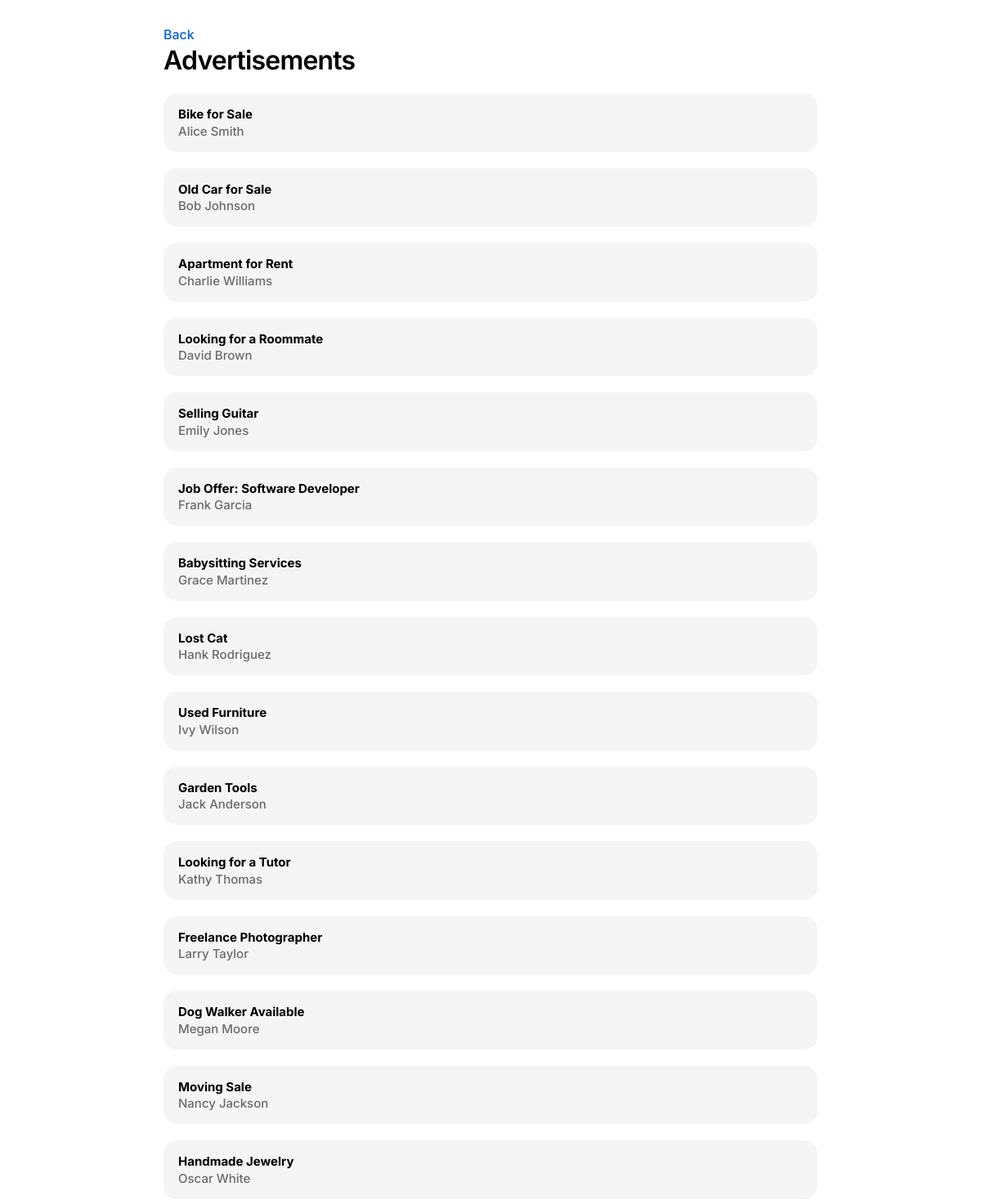
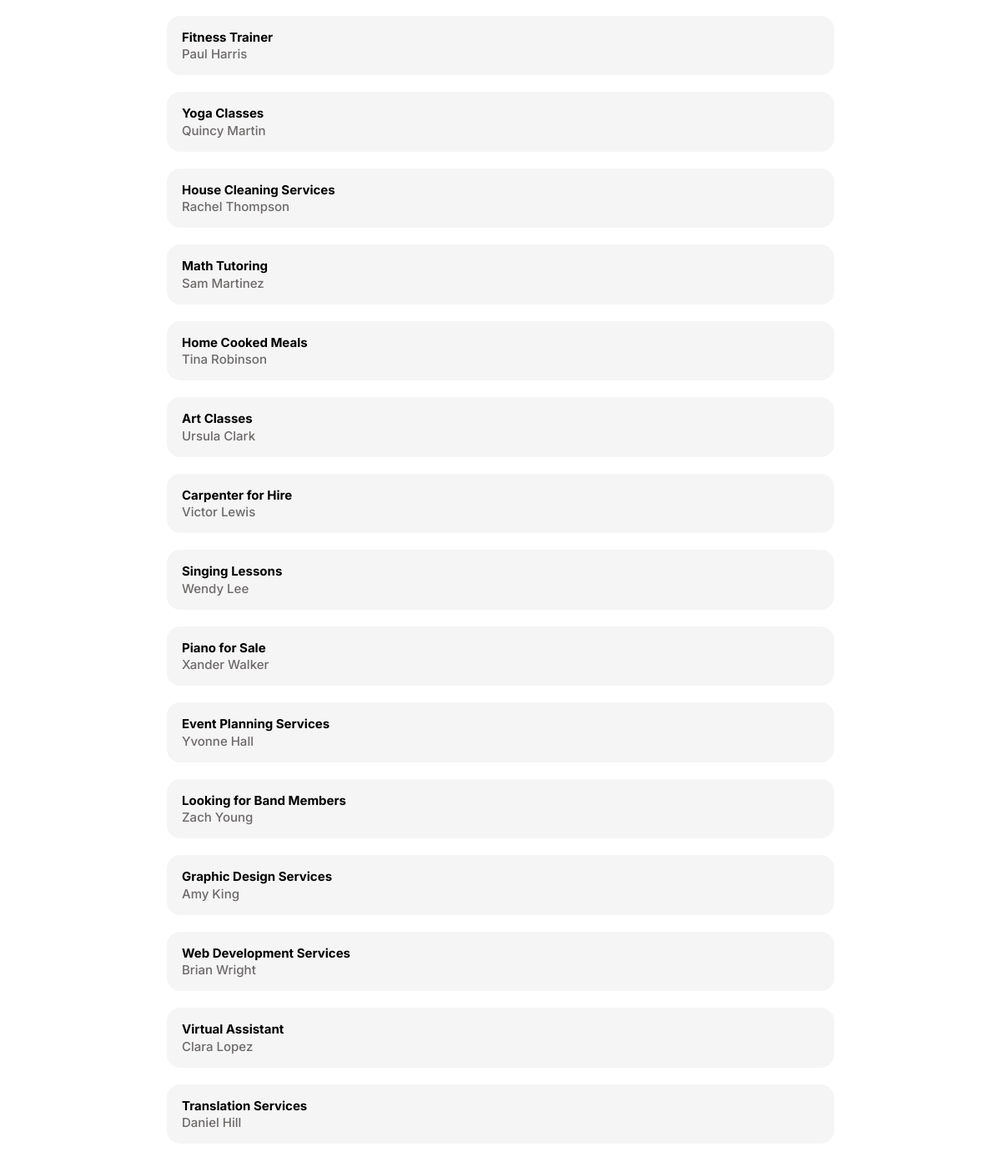
Screenshot of /?page=advertisements with the database file from the repository (2 pictures, top to bottom).
### tables this page shows
CREATE TABLE `advertisements` (
  `id` int(11) NOT NULL,
  `user_id` int(11) NOT NULL,
  `title` varchar(50) NOT NULL
);

CREATE TABLE `users` (
  `id` int(11) NOT NULL,
  `name` varchar(30) NOT NULL
);

### Controller/MainController.php (called while the page is built, shortened)
<?php
require_once 'Service/AdvertisementService.php';
class MainController {
    private $advertisementService;
    public function __construct() {
        $this->advertisementService = new AdvertisementService();
    }
     public function advertisementList() {
         $advertisements = $this->advertisementService->getAllAdvertisements();
         include 'view/advertisements.php';
     }
}
?>

### Service/AdvertisementService.php (called while the page is built, shortened)
<?php
require_once 'Model/Advertisement.php';
class AdvertisementService {
    public function getAllAdvertisements() {
        $db = Database::getInstance();
        $query = $db->query("SELECT title, users.name AS user_name FROM advertisements LEFT JOIN users ON advertisements.user_id = users.id ORDER BY advertisements.id ASC");
        $advertisements = [];
        while ($row = $query->fetch_assoc()) {
            $advertisements[] = new Advertisement($row['title'], $row['user_name']);
        }
        return $advertisements;
    }
}
?>

### Model/Advertisement.php (called while the page is built, shortened)
<?php
class Advertisement {
    public function __construct($title, $user_name) {
        $this->title = $title;
        $this->user_name = $user_name;
    }
}
?>

### view/advertisements.php (the view, shortened to what this page needs)
<!DOCTYPE html>
<html lang="en">
<head>
    <link rel="stylesheet" href="style.css">
</head>
<body>
    <a href="../test">Back</a>
    <h1>Advertisements</h1>
    <ul>
        <?php foreach($advertisements as $advertisement):?>
            <li>
                <?php echo htmlspecialchars($advertisement->title); ?>
                <span><?php echo htmlspecialchars($advertisement->user_name); ?></span>
            </li>
        <?php endforeach;?>
    </ul>
</body>
</html>

### index.php (shortened to what this page needs)
<?php
require_once 'Controller/MainController.php';
$page = isset($_GET['page']) ? $_GET['page'] : 'index';
$controller = new MainController();
switch ($page) {
    case 'advertisements':
        $controller->advertisementList();
        break;
}
?>

### style.css (style rules this page uses)
:root { --primary: rgb(0, 95, 219); --secondary: rgb(245, 245, 245); }
body { margin: 30px auto 0; padding-bottom: 60px; max-width: 800px; font-family: "Inter", sans-serif; font-optical-sizing: auto; font-style: normal; font-variation-settings: "slnt" 0; }
ul { margin: 0; padding: 0; list-style-type: none; display: flex; flex-direction: column; gap: 20px; }
h1 { letter-spacing: -0.025em; font-weight: 600; margin-top: 0px; }
li { background-color: var(--secondary); padding: 16px 18px; border-radius: 16px; font-size: 15px; font-weight: 700; }
li span { display: block; font-weight: 500; color: rgb(109, 105, 105); margin-top: 1.5px; }
a { display: block; text-decoration: none; color: var(--primary); font-size: 16px; font-weight: 500; padding: 2px 0px; transition: all 0.1s; }

### rows the page displays
advertisements: title "Bike for Sale", user.name "Alice Smith"
advertisements: title "Old Car for Sale", user.name "Bob Johnson"
advertisements: title "Apartment for Rent", user.name "Charlie Williams"
advertisements: title "Looking for a Roommate", user.name "David Brown"
advertisements: title "Selling Guitar", user.name "Emily Jones"
advertisements: title "Job Offer: Software Developer", user.name "Frank Garcia"
advertisements: title "Babysitting Services", user.name "Grace Martinez"
advertisements: title "Lost Cat", user.name "Hank Rodriguez"
advertisements: title "Used Furniture", user.name "Ivy Wilson"
advertisements: title "Garden Tools", user.name "Jack Anderson"
advertisements: title "Looking for a Tutor", user.name "Kathy Thomas"
advertisements: title "Freelance Photographer", user.name "Larry Taylor"
advertisements: title "Dog Walker Available", user.name "Megan Moore"
advertisements: title "Moving Sale", user.name "Nancy Jackson"
advertisements: title "Handmade Jewelry", user.name "Oscar White"
advertisements: title "Fitness Trainer", user.name "Paul Harris"
advertisements: title "Yoga Classes", user.name "Quincy Martin"
advertisements: title "House Cleaning Services", user.name "Rachel Thompson"
advertisements: title "Math Tutoring", user.name "Sam Martinez"
advertisements: title "Home Cooked Meals", user.name "Tina Robinson"
advertisements: title "Art Classes", user.name "Ursula Clark"
advertisements: title "Carpenter for Hire", user.name "Victor Lewis"
advertisements: title "Singing Lessons", user.name "Wendy Lee"
advertisements: title "Piano for Sale", user.name "Xander Walker"
advertisements: title "Event Planning Services", user.name "Yvonne Hall"
advertisements: title "Looking for Band Members", user.name "Zach Young"
advertisements: title "Graphic Design Services", user.name "Amy King"
advertisements: title "Web Development Services", user.name "Brian Wright"
advertisements: title "Virtual Assistant", user.name "Clara Lopez"
advertisements: title "Translation Services", user.name "Daniel Hill"
